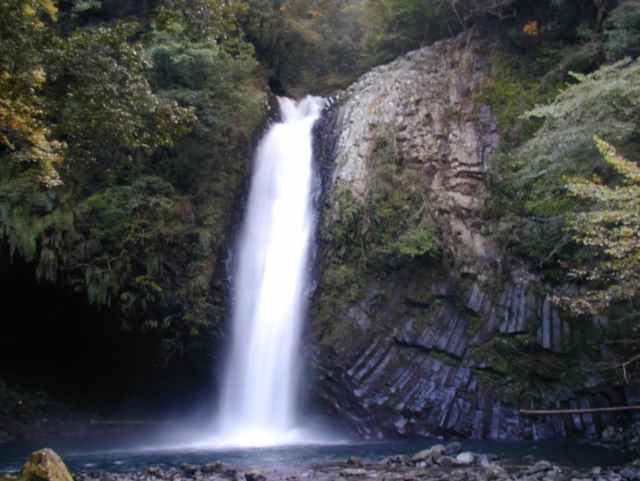
#> input picture cases/color_magic/res/waterfall.jpg, 640 x 481 px, found by its file name
$ python red_water.py
#> lines starting #> are read from the running program, lines starting #| are printed output that depends on the picture; after the words box and inside, x2 and y2 are one past the last pixel; in counts of white or black regions, pixels touching at a corner belong together
import cv2
import numpy as np

image = cv2.imread("../res/waterfall.jpg")
#> image is the input picture: shape (481, 640, 3); mean B, G, R 76.2, 74.2, 72.4
h, w, bpp = np.shape(image)
#> h = 481; w = 640; bpp = 3
print(h, w)
#| 481 640

water = 160
mark1 = 160
mark2 = 225
red1 = 51
red2 = 180
for y in range(h):
    for x in range(w):
        if image[y][x][0] > water and image[y][x][1] > water and image[y][x][2] > water:
            avg = np.average(image[y][x])
            gb = int((avg-mark1)*(red2-red1)/(mark2-mark1)+red1)
            image[y][x] = (gb, gb, 255)
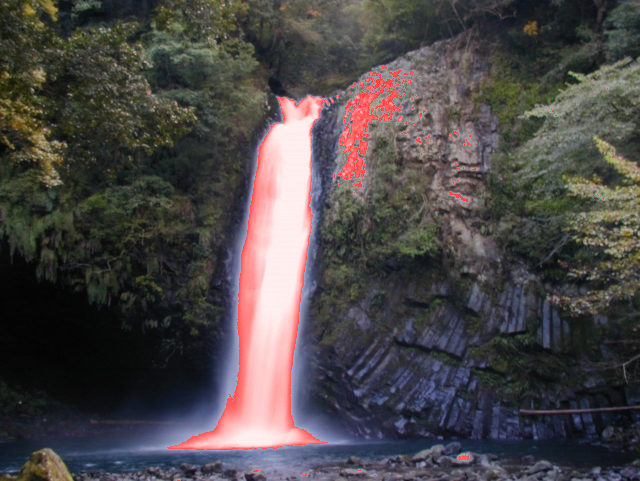
#> image: shape (481, 640, 3); 7.9% of pixels changed, all inside (x1, y1, x2, y2) = (41, 4, 640, 481)

# cv2.imshow("matrix", image)
# cv2.waitKey(0)
cv2.imwrite("../res/waterfall_new.jpg", image)
